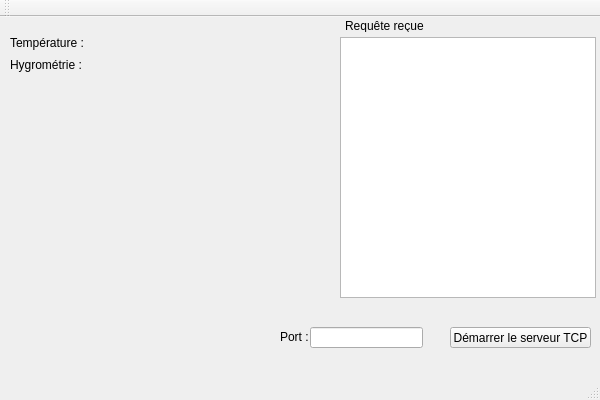
<?xml version="1.0" encoding="UTF-8"?>
<ui version="4.0">
 <class>ServeurClass</class>
 <widget class="QMainWindow" name="ServeurClass">
  <property name="geometry">
   <rect>
    <x>0</x>
    <y>0</y>
    <width>600</width>
    <height>400</height>
   </rect>
  </property>
  <property name="windowTitle">
   <string>Serveur</string>
  </property>
  <widget class="QWidget" name="centralWidget">
   <widget class="QPushButton" name="startTcpServerButton">
    <property name="geometry">
     <rect>
      <x>450</x>
      <y>310</y>
      <width>141</width>
      <height>21</height>
     </rect>
    </property>
    <property name="text">
     <string>Démarrer le serveur TCP</string>
    </property>
   </widget>
   <widget class="QLineEdit" name="portInput">
    <property name="geometry">
     <rect>
      <x>310</x>
      <y>310</y>
      <width>113</width>
      <height>21</height>
     </rect>
    </property>
   </widget>
   <widget class="QLabel" name="infolabel_1">
    <property name="geometry">
     <rect>
      <x>280</x>
      <y>310</y>
      <width>47</width>
      <height>20</height>
     </rect>
    </property>
    <property name="text">
     <string>Port :</string>
    </property>
   </widget>
   <widget class="QLabel" name="portInfoLabel">
    <property name="geometry">
     <rect>
      <x>313</x>
      <y>290</y>
      <width>270</width>
      <height>13</height>
     </rect>
    </property>
    <property name="text">
     <string/>
    </property>
   </widget>
   <widget class="QTextBrowser" name="trafficInfoBox">
    <property name="geometry">
     <rect>
      <x>340</x>
      <y>20</y>
      <width>256</width>
      <height>261</height>
     </rect>
    </property>
   </widget>
   <widget class="QLabel" name="infolabel_2">
    <property name="geometry">
     <rect>
      <x>345</x>
      <y>2</y>
      <width>80</width>
      <height>13</height>
     </rect>
    </property>
    <property name="text">
     <string>Requête reçue</string>
    </property>
   </widget>
   <widget class="QLabel" name="infolabel_3">
    <property name="geometry">
     <rect>
      <x>10</x>
      <y>10</y>
      <width>81</width>
      <height>31</height>
     </rect>
    </property>
    <property name="text">
     <string>Température :</string>
    </property>
   </widget>
   <widget class="QLabel" name="tempLabel">
    <property name="geometry">
     <rect>
      <x>90</x>
      <y>20</y>
      <width>47</width>
      <height>13</height>
     </rect>
    </property>
    <property name="text">
     <string/>
    </property>
   </widget>
   <widget class="QLabel" name="infolabel_4">
    <property name="geometry">
     <rect>
      <x>10</x>
      <y>32</y>
      <width>89</width>
      <height>31</height>
     </rect>
    </property>
    <property name="text">
     <string>Hygrométrie :</string>
    </property>
   </widget>
   <widget class="QLabel" name="hygroLabel">
    <property name="geometry">
     <rect>
      <x>86</x>
      <y>41</y>
      <width>47</width>
      <height>13</height>
     </rect>
    </property>
    <property name="text">
     <string/>
    </property>
   </widget>
  </widget>
  <widget class="QMenuBar" name="menuBar">
   <property name="geometry">
    <rect>
     <x>0</x>
     <y>0</y>
     <width>600</width>
     <height>20</height>
    </rect>
   </property>
  </widget>
  <widget class="QToolBar" name="mainToolBar">
   <attribute name="toolBarArea">
    <enum>TopToolBarArea</enum>
   </attribute>
   <attribute name="toolBarBreak">
    <bool>false</bool>
   </attribute>
  </widget>
  <widget class="QStatusBar" name="statusBar"/>
 </widget>
 <layoutdefault spacing="6" margin="11"/>
 <resources>
  <include location="Serveur.qrc"/>
 </resources>
 <connections>
  <connection>
   <sender>startTcpServerButton</sender>
   <signal>clicked()</signal>
   <receiver>ServeurClass</receiver>
   <slot>startTcpServer()</slot>
   <hints>
    <hint type="sourcelabel">
     <x>520</x>
     <y>357</y>
    </hint>
    <hint type="destinationlabel">
     <x>299</x>
     <y>199</y>
    </hint>
   </hints>
  </connection>
 </connections>
 <slots>
  <slot>startTcpServer()</slot>
 </slots>
</ui>
